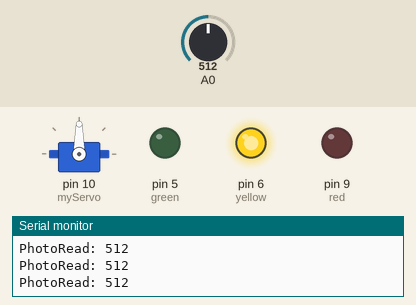
Recording of a sketch running on a simulated Arduino Uno, built with avr-gcc and run on an emulated ATmega328P. Parts: servo, output pins drawn as LEDs (lit = HIGH), the last lines printed to the serial monitor. Inputs (shaded band) come from the test bench; at power-on: A0 = 512.

Above: at 1.2 s.
1.3 s: A0 set to 248
4.3 s: A0 set to 215
At 4.9 s:
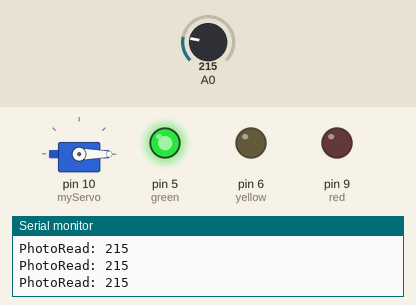
5.8 s: A0 set to 1023
At 7.0 s:
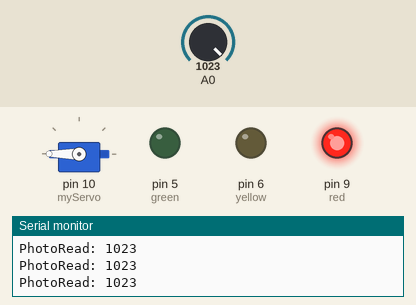
7.3 s: A0 set to 611
8.8 s: A0 set to 585
At 9.4 s:
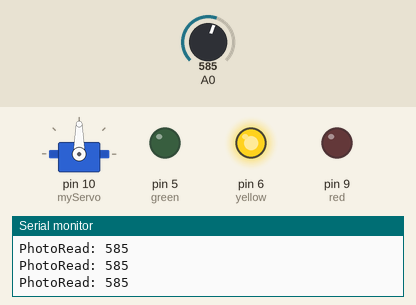
10.3 s: A0 set to 610
At 11.7 s:
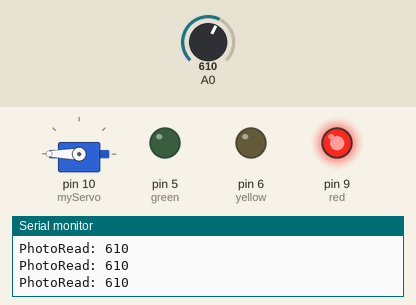
Timing chart, 0 to 12.8 s (numbered marks = the images above; inputs shaded):
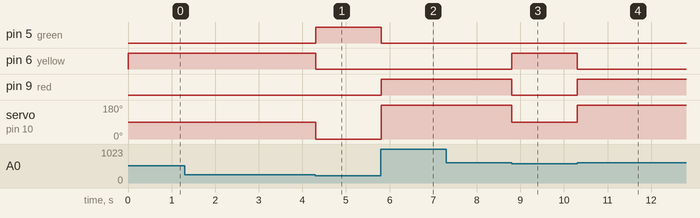

The sketch:

sweep2.ino
```cpp
int red=9; // red= 9 yellow=6 green=5
int yellow=6;
int green=5;
#include <Servo.h>
Servo myServo;

// regular = 460ish,  darkness = 100ish maybe 150ish,  extra light = 700ish


void setup() {
myServo.attach(10);
  Serial.begin(9600);
pinMode(red, OUTPUT);
pinMode(yellow, OUTPUT);
pinMode(green, OUTPUT);
}

void loop() {


Serial.print("PhotoRead: ");
Serial.println(analogRead(0));

if ( analogRead(0)<230)
{

myServo.write(0);
digitalWrite(yellow,LOW);
digitalWrite(green,HIGH);
digitalWrite(red,LOW);


}

if ( analogRead(0)>250 && analogRead(0)<600)
{

myServo.write(90);
digitalWrite(yellow,HIGH);
digitalWrite(green,LOW);
digitalWrite(red,LOW);
}

if (analogRead(0)>600)
{
myServo.write(180);
digitalWrite(yellow,LOW);
digitalWrite(green,LOW);
digitalWrite(red,HIGH);
}


}
```

Measured:
- the behaviour switches between 230 and 229 on A0 (found by bisection; images 0 and 1)
- the behaviour switches between 600 and 599 on A0 (found by bisection; images 2 and 3)
- after the input at 4.3 s, pin 5 (green): LOW → HIGH at once; pin 6 (yellow): HIGH → LOW at once; servo on pin 10 (myServo): 90° → 0° at once
- after the input at 5.8 s, pin 5 (green): HIGH → LOW at once; pin 9 (red): LOW → HIGH at once; servo on pin 10 (myServo): 0° → 180° at once
- after the input at 8.8 s, pin 6 (yellow): LOW → HIGH at once; pin 9 (red): HIGH → LOW at once; servo on pin 10 (myServo): 180° → 90° at once
- after the input at 10.3 s, pin 6 (yellow): HIGH → LOW at once; pin 9 (red): LOW → HIGH at once; servo on pin 10 (myServo): 90° → 180° at once
